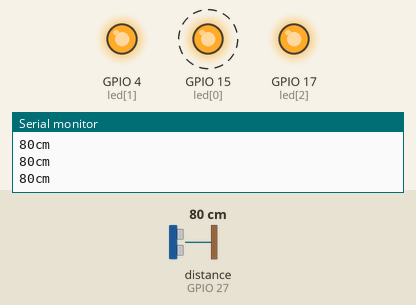
Recording of a sketch running on a simulated ESP32. On the bench: output pins drawn as LEDs (lit = HIGH), the last lines printed to the serial monitor. Wiring (inferred from the names in the program): ultrasonic range finder: trigger GPIO 26; echo GPIO 27. Dashed ring = blinking. The inputs (shaded band) are chosen by the test bench; at power-on: distance to the obstacle (sensor on GPIO 27) 80 cm. The echo pulse lasts 58.3 µs per cm; pins used as bus, display or sensor lines are not drawn.

Above: at 1.28 s.
1.3 s: distance to the obstacle (sensor on GPIO 27) set to 52 cm
4.3 s: distance to the obstacle (sensor on GPIO 27) set to 44 cm
At 5.14 s:
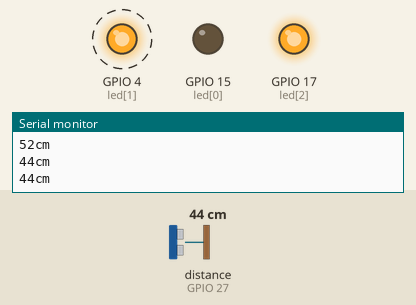
7.3 s: distance to the obstacle (sensor on GPIO 27) set to 22 cm
10.3 s: distance to the obstacle (sensor on GPIO 27) set to 18 cm
At 10.57 s:
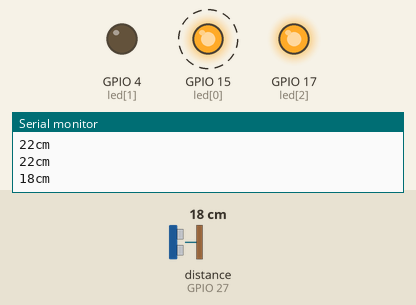
13.3 s: distance to the obstacle (sensor on GPIO 27) set to 35 cm
At 13.98 s:
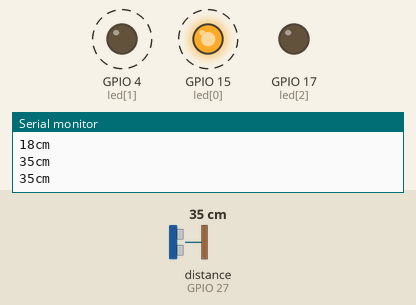
16.3 s: distance to the obstacle (sensor on GPIO 27) set to 60 cm
At 16.61 s:
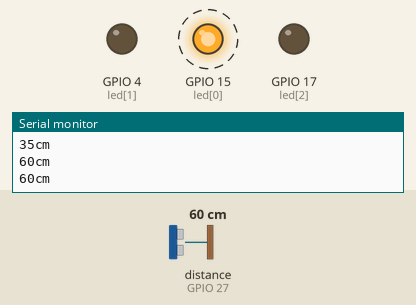
Timing chart, 0 to 20.3 s (numbered marks = the images above; inputs shaded):
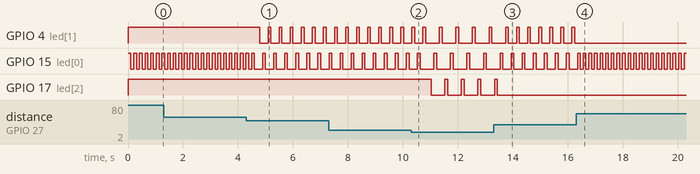

Measured:
- the behaviour switches between 50 and 49 cm on distance to the obstacle (sensor on GPIO 27) (found by bisection; images 0 and 1)
- the behaviour switches between 20 and 19 cm on distance to the obstacle (sensor on GPIO 27) (found by bisection; images 1 and 2)
- after the input at 4.3 s, GPIO 4 (led[1]): alternates HIGH for 0.10 s and LOW for 0.30 s, starting after 0.49 s
- after the input at 10.3 s, GPIO 15 (led[0]): alternates HIGH for 0.10 s and LOW for 0.50 s, starting after 0.83 s; GPIO 17 (led[2]): alternates HIGH for 0.10 s and LOW for 0.50 s, starting after 0.73 s
- after the input at 13.3 s, GPIO 4 (led[1]): alternates HIGH for 0.10 s and LOW for 0.30 s, starting after 0.84 s; GPIO 15 (led[0]): alternates HIGH for 0.10 s and LOW for 0.30 s, starting after 0.64 s; GPIO 17 (led[2]): goes on until 13.4 s, then stays LOW
- after the input at 16.3 s, GPIO 4 (led[1]): stops changing and stays LOW; GPIO 15 (led[0]): alternates HIGH for 0.10 s and LOW for 0.10 s, starting after 0.26 s
- by itself, GPIO 15 (led[0]): alternates HIGH for 0.10 s and LOW for 0.30 s

The sketch:

sketch_apr06a.ino
```cpp
int led[3] = {15, 4, 17};
int gnd[3] = {2, 16, 5};
const int trigPin = 26;    //Trig 핀 Assign
const int echoPin = 27;    //Echo 핀 Assign

void setup() {
    Serial.begin(115200);
  // put your setup code here, to run once:
    pinMode(trigPin, OUTPUT);    //Trig = output
    pinMode(echoPin, INPUT);    //Echo = input

  for (int i=0; i<3; i++) {
    pinMode(led[i], OUTPUT);
    digitalWrite(led[i], 1);

    pinMode(gnd[i], OUTPUT);
    digitalWrite(gnd[i], 0);
  }
}

void loop() {
  static int j=30;
  // put your main code here, to run repeatedly:

    long duration, distance;    //기본 변수 선언

    //Trig 핀으로 10us의 pulse 발생
    digitalWrite(trigPin, LOW);        //Trig 핀 Low
    delayMicroseconds(2);            //2us 유지
    digitalWrite(trigPin, HIGH);    //Trig 핀 High
    delayMicroseconds(10);            //10us 유지
    digitalWrite(trigPin, LOW);        //Trig 핀 Low

    duration = pulseIn(echoPin, HIGH);

    distance = duration / 29 / 2;

    Serial.print(distance);
    Serial.print("cm");
    Serial.println();

    int limit;
    if(distance < 10){
      for(int k = 0; k < 3; k++){
        digitalWrite(led[k], 1);
      }
    }
    else{
      if(distance < 20) {
      limit = 3;
    }
    else if(distance < 50) {
      limit = 2;
    }
    else {
      limit = 1;
    }
    for (int k=0; k<limit; k++) {
      digitalWrite(led[k], 1);
      delay(100);
      digitalWrite(led[k], 0);
      delay(100);
    }
    }

}
```
